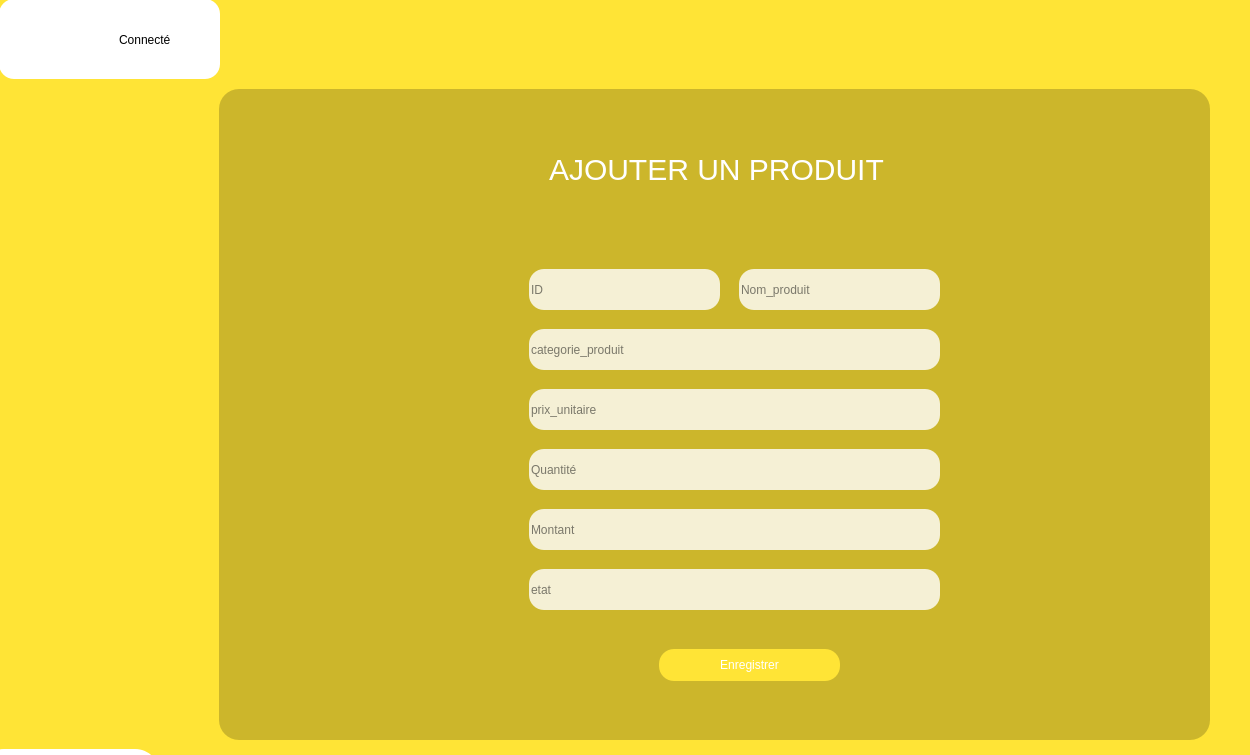
<?xml version="1.0" encoding="UTF-8"?>
<ui version="4.0">
 <class>AjouterProduit</class>
 <widget class="QMainWindow" name="AjouterProduit">
  <property name="geometry">
   <rect>
    <x>0</x>
    <y>0</y>
    <width>1250</width>
    <height>755</height>
   </rect>
  </property>
  <property name="windowTitle">
   <string>MainWindow</string>
  </property>
  <widget class="QWidget" name="centralwidget">
   <widget class="QFrame" name="frame">
    <property name="geometry">
     <rect>
      <x>-1</x>
      <y>-1</y>
      <width>1281</width>
      <height>801</height>
     </rect>
    </property>
    <property name="styleSheet">
     <string notr="true">background-color: rgb(255,228,54)</string>
    </property>
    <property name="frameShape">
     <enum>QFrame::StyledPanel</enum>
    </property>
    <property name="frameShadow">
     <enum>QFrame::Raised</enum>
    </property>
    <widget class="QFrame" name="frame_haut">
     <property name="geometry">
      <rect>
       <x>0</x>
       <y>0</y>
       <width>1271</width>
       <height>71</height>
      </rect>
     </property>
     <property name="styleSheet">
      <string notr="true">border:none</string>
     </property>
     <property name="frameShape">
      <enum>QFrame::StyledPanel</enum>
     </property>
     <property name="frameShadow">
      <enum>QFrame::Raised</enum>
     </property>
     <widget class="QPushButton" name="pushButton">
      <property name="geometry">
       <rect>
        <x>1120</x>
        <y>0</y>
        <width>113</width>
        <height>81</height>
       </rect>
      </property>
      <property name="text">
       <string/>
      </property>
      <property name="icon">
       <iconset>
        <normaloff>../fermerIcon-removebg-preview.png</normaloff>../fermerIcon-removebg-preview.png</iconset>
      </property>
      <property name="iconSize">
       <size>
        <width>60</width>
        <height>80</height>
       </size>
      </property>
     </widget>
     <widget class="QPushButton" name="pushButton_2">
      <property name="geometry">
       <rect>
        <x>1010</x>
        <y>0</y>
        <width>113</width>
        <height>81</height>
       </rect>
      </property>
      <property name="text">
       <string/>
      </property>
      <property name="icon">
       <iconset>
        <normaloff>../pngtree-fullscreen--icon-in-trendy-style-isolated-background-png-image_1566064-removebg-preview.png</normaloff>../pngtree-fullscreen--icon-in-trendy-style-isolated-background-png-image_1566064-removebg-preview.png</iconset>
      </property>
      <property name="iconSize">
       <size>
        <width>60</width>
        <height>80</height>
       </size>
      </property>
     </widget>
     <widget class="QPushButton" name="pushButton_3">
      <property name="geometry">
       <rect>
        <x>880</x>
        <y>0</y>
        <width>113</width>
        <height>81</height>
       </rect>
      </property>
      <property name="styleSheet">
       <string notr="true"/>
      </property>
      <property name="text">
       <string/>
      </property>
      <property name="icon">
       <iconset>
        <normaloff>../red-removebg-preview.png</normaloff>../red-removebg-preview.png</iconset>
      </property>
      <property name="iconSize">
       <size>
        <width>60</width>
        <height>80</height>
       </size>
      </property>
     </widget>
    </widget>
    <widget class="QFrame" name="frame_3">
     <property name="geometry">
      <rect>
       <x>220</x>
       <y>90</y>
       <width>991</width>
       <height>651</height>
      </rect>
     </property>
     <property name="styleSheet">
      <string notr="true">background-color:rgba(0,0,0,0.2);
border-radius:20px;
</string>
     </property>
     <property name="frameShape">
      <enum>QFrame::StyledPanel</enum>
     </property>
     <property name="frameShadow">
      <enum>QFrame::Raised</enum>
     </property>
     <widget class="QPushButton" name="pushButton_11">
      <property name="geometry">
       <rect>
        <x>440</x>
        <y>560</y>
        <width>181</width>
        <height>32</height>
       </rect>
      </property>
      <property name="styleSheet">
       <string notr="true">QPushButton{
background-color:#FFE436;
border-top-left-radius:20px;
border-bottom-left-radius:20px;
color:rgb(255,255,255);
font:77 21pt &quot;metropolis&quot;;
border-radius:15px


}
QPushButton:hover{
background-color:white;
border-radius:15px;
color:rgb(0,0,0);
font:77 18pt &quot;metropolis&quot;;


}
</string>
      </property>
      <property name="text">
       <string>Enregistrer</string>
      </property>
     </widget>
     <widget class="QLineEdit" name="lineEdit_15">
      <property name="geometry">
       <rect>
        <x>310</x>
        <y>360</y>
        <width>411</width>
        <height>41</height>
       </rect>
      </property>
      <property name="styleSheet">
       <string notr="true">border-radius:15px;
color:black;
background-color:rgba(255,255,255,0.8)

</string>
      </property>
      <property name="placeholderText">
       <string>Quantité</string>
      </property>
     </widget>
     <widget class="QLineEdit" name="lineEdit_23">
      <property name="geometry">
       <rect>
        <x>310</x>
        <y>480</y>
        <width>411</width>
        <height>41</height>
       </rect>
      </property>
      <property name="styleSheet">
       <string notr="true">border-radius:15px;
color:black;
background-color:rgba(255,255,255,0.8)

</string>
      </property>
      <property name="placeholderText">
       <string>etat</string>
      </property>
     </widget>
     <widget class="QLineEdit" name="lineEdit_22">
      <property name="geometry">
       <rect>
        <x>310</x>
        <y>420</y>
        <width>411</width>
        <height>41</height>
       </rect>
      </property>
      <property name="styleSheet">
       <string notr="true">border-radius:15px;
color:black;
background-color:rgba(255,255,255,0.8)

</string>
      </property>
      <property name="placeholderText">
       <string>Montant</string>
      </property>
     </widget>
     <widget class="QLabel" name="label_13">
      <property name="geometry">
       <rect>
        <x>330</x>
        <y>60</y>
        <width>381</width>
        <height>41</height>
       </rect>
      </property>
      <property name="styleSheet">
       <string notr="true">background-color:none;
border:none;
font:90 30pt &quot;metropolis&quot;;
font-size:30px;
color:white</string>
      </property>
      <property name="text">
       <string>AJOUTER UN PRODUIT</string>
      </property>
     </widget>
     <widget class="QLineEdit" name="lineEdit_11">
      <property name="geometry">
       <rect>
        <x>310</x>
        <y>180</y>
        <width>191</width>
        <height>41</height>
       </rect>
      </property>
      <property name="styleSheet">
       <string notr="true">border-radius:15px;
color:black;
background-color:rgba(255,255,255,0.8)

</string>
      </property>
      <property name="placeholderText">
       <string>ID</string>
      </property>
     </widget>
     <widget class="QLineEdit" name="lineEdit_13">
      <property name="geometry">
       <rect>
        <x>310</x>
        <y>240</y>
        <width>411</width>
        <height>41</height>
       </rect>
      </property>
      <property name="styleSheet">
       <string notr="true">border-radius:15px;
color:black;
background-color:rgba(255,255,255,0.8)

</string>
      </property>
      <property name="placeholderText">
       <string>categorie_produit</string>
      </property>
     </widget>
     <widget class="QLineEdit" name="lineEdit_14">
      <property name="geometry">
       <rect>
        <x>310</x>
        <y>300</y>
        <width>411</width>
        <height>41</height>
       </rect>
      </property>
      <property name="styleSheet">
       <string notr="true">border-radius:15px;
color:black;
background-color:rgba(255,255,255,0.8)

</string>
      </property>
      <property name="placeholderText">
       <string>prix_unitaire</string>
      </property>
     </widget>
     <widget class="QLineEdit" name="lineEdit_12">
      <property name="geometry">
       <rect>
        <x>520</x>
        <y>180</y>
        <width>201</width>
        <height>41</height>
       </rect>
      </property>
      <property name="styleSheet">
       <string notr="true">border-radius:15px;
color:black;
background-color:rgba(255,255,255,0.8)

</string>
      </property>
      <property name="placeholderText">
       <string>Nom_produit</string>
      </property>
     </widget>
    </widget>
    <widget class="QPushButton" name="pushButton_20">
     <property name="geometry">
      <rect>
       <x>-20</x>
       <y>750</y>
       <width>181</width>
       <height>51</height>
      </rect>
     </property>
     <property name="styleSheet">
      <string notr="true">background-color:white;
color:black;
border-radius:25px;
font:90 18pt &quot;metropolis&quot;;</string>
     </property>
     <property name="text">
      <string>Retour</string>
     </property>
    </widget>
    <widget class="QWidget" name="widget_9" native="true">
     <property name="geometry">
      <rect>
       <x>0</x>
       <y>0</y>
       <width>221</width>
       <height>80</height>
      </rect>
     </property>
     <property name="styleSheet">
      <string notr="true">background-color:white;
border:none;
border-radius:15px
</string>
     </property>
     <widget class="QLabel" name="label_32">
      <property name="geometry">
       <rect>
        <x>120</x>
        <y>20</y>
        <width>101</width>
        <height>41</height>
       </rect>
      </property>
      <property name="styleSheet">
       <string notr="true">border:none;
font:90 18pt &quot;metropolis&quot;;</string>
      </property>
      <property name="text">
       <string>Connecté</string>
      </property>
     </widget>
     <widget class="QPushButton" name="pushButton_12">
      <property name="geometry">
       <rect>
        <x>10</x>
        <y>0</y>
        <width>111</width>
        <height>61</height>
       </rect>
      </property>
      <property name="styleSheet">
       <string notr="true">QPushButton{
background-color:none;
border-top-left-radius:20px;
border-bottom-left-radius:20px;
color:rgb(0,0,0);
font:77 10pt &quot;metropolis&quot;;
font-size:14px;

}
QPushButton:hover{
background-color:white;
border-top-left-radius:20px;
border-bottom-left-radius:20px;
color:rgb(0,0,0);
font:77 10pt &quot;metropolis&quot;;
font-size:13px;

}


</string>
      </property>
      <property name="text">
       <string/>
      </property>
      <property name="icon">
       <iconset>
        <normaloff>../compte-removebg-preview.png</normaloff>../compte-removebg-preview.png</iconset>
      </property>
      <property name="iconSize">
       <size>
        <width>120</width>
        <height>110</height>
       </size>
      </property>
     </widget>
    </widget>
   </widget>
  </widget>
 </widget>
 <resources>
  <include location="../res.qrc"/>
 </resources>
 <connections/>
</ui>
